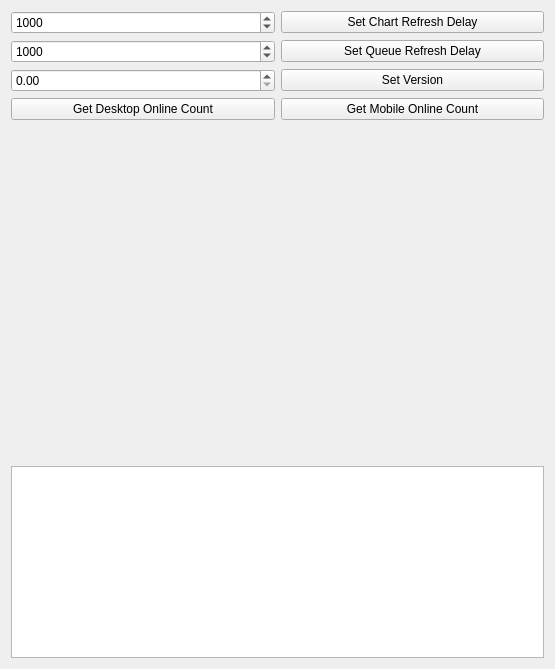
<?xml version="1.0" encoding="UTF-8"?>
<ui version="4.0">
 <class>MainWindow</class>
 <widget class="QMainWindow" name="MainWindow">
  <property name="geometry">
   <rect>
    <x>0</x>
    <y>0</y>
    <width>555</width>
    <height>669</height>
   </rect>
  </property>
  <property name="windowTitle">
   <string>MainWindow</string>
  </property>
  <widget class="QWidget" name="centralWidget">
   <layout class="QGridLayout" name="gridLayout" rowstretch="0,0,0,0,0,2,0">
    <item row="4" column="0">
     <widget class="QPushButton" name="btnDesktop">
      <property name="text">
       <string>Get Desktop Online Count</string>
      </property>
     </widget>
    </item>
    <item row="3" column="1">
     <widget class="QPushButton" name="btnSetVersion">
      <property name="text">
       <string>Set Version</string>
      </property>
     </widget>
    </item>
    <item row="3" column="0">
     <widget class="QDoubleSpinBox" name="dblVersion"/>
    </item>
    <item row="4" column="1">
     <widget class="QPushButton" name="btnMobile">
      <property name="text">
       <string>Get Mobile Online Count</string>
      </property>
     </widget>
    </item>
    <item row="6" column="0" colspan="2">
     <widget class="QTextEdit" name="txtConsole">
      <property name="enabled">
       <bool>true</bool>
      </property>
     </widget>
    </item>
    <item row="5" column="0" colspan="2">
     <widget class="QChartView" name="crtUser" native="true"/>
    </item>
    <item row="1" column="0">
     <widget class="QSpinBox" name="intChartDelay">
      <property name="maximum">
       <number>100000</number>
      </property>
      <property name="singleStep">
       <number>200</number>
      </property>
      <property name="value">
       <number>1000</number>
      </property>
     </widget>
    </item>
    <item row="2" column="0">
     <widget class="QSpinBox" name="intQueueDelay">
      <property name="maximum">
       <number>5000</number>
      </property>
      <property name="singleStep">
       <number>200</number>
      </property>
      <property name="value">
       <number>1000</number>
      </property>
     </widget>
    </item>
    <item row="1" column="1">
     <widget class="QPushButton" name="pushButton">
      <property name="text">
       <string>Set Chart Refresh Delay</string>
      </property>
     </widget>
    </item>
    <item row="2" column="1">
     <widget class="QPushButton" name="pushButton_2">
      <property name="text">
       <string>Set Queue Refresh Delay</string>
      </property>
     </widget>
    </item>
   </layout>
  </widget>
 </widget>
 <layoutdefault spacing="6" margin="11"/>
 <customwidgets>
  <customwidget>
   <class>QChartView</class>
   <extends>QWidget</extends>
   <header location="global">QChartView</header>
   <container>1</container>
  </customwidget>
 </customwidgets>
 <resources/>
 <connections/>
</ui>
